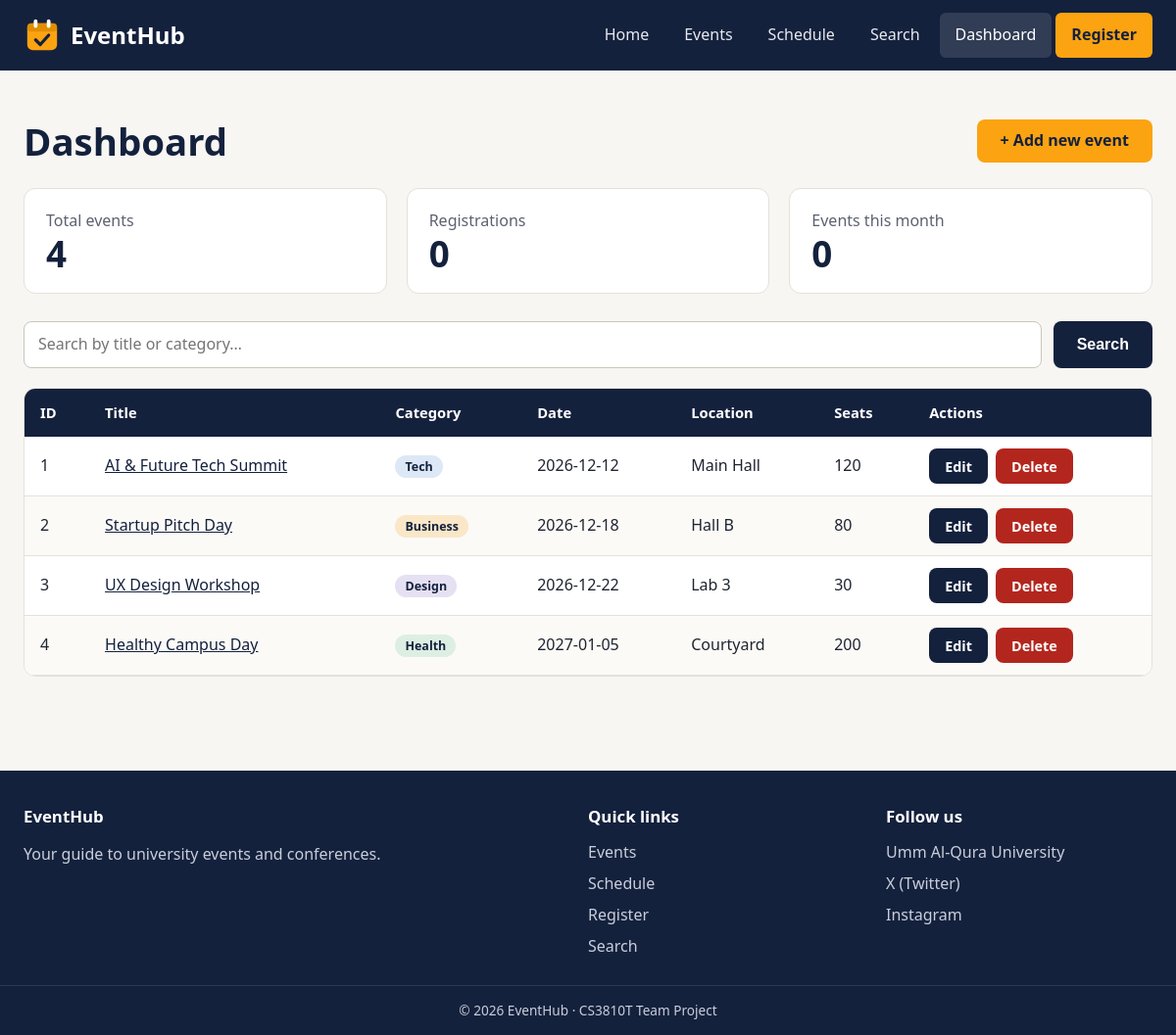
Page /dashboard.php on the committed database.
### tables this page shows
CREATE TABLE events (
  id          INT AUTO_INCREMENT PRIMARY KEY,
  title       VARCHAR(150) NOT NULL,
  description TEXT         NOT NULL,
  category    VARCHAR(50),               
  event_date  DATE,
  start_time  TIME,
  location    VARCHAR(150),
  image       VARCHAR(255),              
  seats       INT
);

### db.php (called while the page is built, shortened)
<?php
function e($text)
{
    return htmlspecialchars((string) $text, ENT_QUOTES, "UTF-8");
}

### dashboard.php (the view, shortened to what this page needs)
<?php
require_once "db.php";
$totalEvents = mysqli_fetch_row(mysqli_query($conn, "SELECT COUNT(*) FROM events"))[0];
$totalRegs   = mysqli_fetch_row(mysqli_query($conn, "SELECT COUNT(*) FROM registrations"))[0];
$thisMonth   = mysqli_fetch_row(mysqli_query($conn,
    "SELECT COUNT(*) FROM events
     WHERE YEAR(event_date) = YEAR(CURDATE()) AND MONTH(event_date) = MONTH(CURDATE())"))[0];
$q = trim($_GET["q"] ?? "");
if ($q !== "") {
    $stmt = mysqli_prepare($conn, "SELECT * FROM events WHERE title LIKE ? OR category LIKE ? ORDER BY id");
    $like = "%" . $q . "%";
    mysqli_stmt_bind_param($stmt, "ss", $like, $like);
    mysqli_stmt_execute($stmt);
    $events = mysqli_stmt_get_result($stmt);
} else {
    $events = mysqli_query($conn, "SELECT * FROM events ORDER BY id");
}
$activePage = "dashboard";
include "includes/header.php";
?>
<section class="section">
    <div class="container">
        <div class="page-head">
            <h1>Dashboard</h1>
            <a href="add_event.php" class="btn">+ Add new event</a>
        </div>
        <div class="stats">
            <div class="stat"><div class="muted">Total events</div><div class="num"><?php echo (int) $totalEvents; ?></div></div>
            <div class="stat"><div class="muted">Registrations</div><div class="num"><?php echo (int) $totalRegs; ?></div></div>
            <div class="stat"><div class="muted">Events this month</div><div class="num"><?php echo (int) $thisMonth; ?></div></div>
        </div>
        <form class="search-bar" method="GET" action="dashboard.php">
            <input type="search" id="dq" name="q" placeholder="Search by title or category…" value="<?php echo e($q); ?>">
            <button type="submit" class="btn btn-dark">Search</button>
        </form>
        <div class="table-box">
            <table class="data-table" id="eventsTable">
                <thead>
                    <tr>
                        <th>ID</th>
                        <th>Title</th>
                        <th>Category</th>
                        <th>Date</th>
                        <th>Location</th>
                        <th>Seats</th>
                        <th>Actions</th>
                    </tr>
                </thead>
                <tbody>
                <?php while ($row = mysqli_fetch_assoc($events)): ?>
                    <tr>
                        <td><?php echo (int) $row["id"]; ?></td>
                        <td><a href="event.php?id=<?php echo (int) $row["id"]; ?>"><?php echo e($row["title"]); ?></a></td>
                        <td><span class="cat cat-<?php echo e(strtolower($row["category"])); ?>"><?php echo e($row["category"]); ?></span></td>
                        <td><?php echo e($row["event_date"]); ?></td>
                        <td><?php echo e($row["location"]); ?></td>
                        <td><?php echo (int) $row["seats"]; ?></td>
                        <td>
                            <div class="actions">
                                <a class="btn btn-dark btn-sm" href="edit_event.php?id=<?php echo (int) $row["id"]; ?>">Edit</a>
                                <a class="btn btn-danger btn-sm js-confirm-delete"
                                   data-title="<?php echo e($row["title"]); ?>"
                                   href="delete_event.php?id=<?php echo (int) $row["id"]; ?>">Delete</a>
                            </div>
                        </td>
                    </tr>
                <?php endwhile; ?>
                </tbody>
            </table>
        </div>
    </div>
</section>
<?php include "includes/footer.php"; ?>

### includes/header.php (shortened to what this page needs)
<?php
$activePage = $activePage ?? "";
function navClass($name, $activePage)
{
    return $name === $activePage ? ' class="active"' : '';
}
?>
<!DOCTYPE html>
<html lang="en">
<head>
    <link rel="stylesheet" href="css/style.css">
</head>
<body>
<header class="site-header">
    <div class="container header-inner">
        <a href="index.php" class="logo">
            <img src="images/logo.svg" alt="EventHub logo" width="38" height="38">
            <span>EventHub</span>
        </a>
        <nav class="main-nav" id="mainNav">
            <a href="index.php"<?php echo navClass("home", $activePage); ?>>Home</a>
            <a href="events.php"<?php echo navClass("events", $activePage); ?>>Events</a>
            <a href="schedule.php"<?php echo navClass("schedule", $activePage); ?>>Schedule</a>
            <a href="search.php"<?php echo navClass("search", $activePage); ?>>Search</a>
            <a href="dashboard.php"<?php echo navClass("dashboard", $activePage); ?>>Dashboard</a>
            <a href="register.php" class="nav-cta<?php echo $activePage === "register" ? " active" : ""; ?>">Register</a>
        </nav>
    </div>
</header>
<main>

### includes/footer.php (shortened to what this page needs)
</main>
<footer class="site-footer">
    <div class="container footer-grid">
        <div>
            <h3>EventHub</h3>
            <p>Your guide to university events and conferences.</p>
        </div>
        <div>
            <h3>Quick links</h3>
            <ul class="footer-links">
                <li><a href="events.php">Events</a></li>
                <li><a href="schedule.php">Schedule</a></li>
                <li><a href="register.php">Register</a></li>
                <li><a href="search.php">Search</a></li>
            </ul>
        </div>
        <div>
            <h3>Follow us</h3>
            <ul class="footer-links">
                <li><a href="https://uqu.edu.sa" target="_blank" rel="noopener">Umm Al-Qura University</a></li>
                <li><a href="https://x.com" target="_blank" rel="noopener">X (Twitter)</a></li>
                <li><a href="https://instagram.com" target="_blank" rel="noopener">Instagram</a></li>
            </ul>
        </div>
    </div>
    <p class="copyright">&copy; 2026 EventHub &middot; CS3810T Team Project</p>
</footer>
</body>
</html>

### css/style.css (style rules this page uses)
:root { --navy: #14213D; --amber: #FCA311; --amber-dark: #E08E00; --bg: #F7F6F2; --text: #1F2430; --grey: #5B6170; --border: #E3E1DA; --white: #FFFFFF; --tech: #DCE8F5; --business: #F9E7C8; --design: #E6E0F3; --health: #DDEFE3; --error: #B3261E; --success: #1E7A46; --radius: 12px; }
* { box-sizing: border-box; }
body { margin: 0; font-family: "Segoe UI", Tahoma, Arial, sans-serif; background: var(--bg); color: var(--text); line-height: 1.6; }
img { max-width: 100%; display: block; }
a { color: var(--navy); }
h1, h2, h3 { color: var(--navy); line-height: 1.25; margin-top: 0; }
h1 { font-size: 2.4rem; }
.container { width: 100%; max-width: 1200px; margin: 0 auto; padding: 0 24px; }
.section { padding: 48px 0; }
.muted { color: var(--grey); }
.site-header { background: var(--navy); position: sticky; top: 0; z-index: 50; }
.header-inner { display: flex; align-items: center; justify-content: space-between; min-height: 72px; gap: 16px; }
.logo { display: flex; align-items: center; gap: 10px; color: var(--white); text-decoration: none; font-size: 1.5rem; font-weight: 700; }
.main-nav { display: flex; align-items: center; gap: 4px; }
.main-nav a { color: #E7E9EF; text-decoration: none; padding: 10px 16px; border-radius: 6px; transition: background-color 0.25s, color 0.25s; }
.main-nav a:hover, .main-nav a.active { background: rgba(255, 255, 255, 0.12); color: var(--white); }
.main-nav a.nav-cta { background: var(--amber); color: var(--navy); font-weight: 700; }
.btn { display: inline-flex; align-items: center; justify-content: center; min-height: 44px; padding: 0 22px; border-radius: 8px; border: 2px solid transparent; background: var(--amber); color: var(--navy); font-weight: 700; font-size: 1rem; text-decoration: none; cursor: pointer; transition: background-color 0.25s, transform 0.25s; }
.btn-dark { background: var(--navy); color: var(--white); }
.btn-danger { background: var(--error); color: var(--white); }
.btn-sm { min-height: 36px; padding: 0 14px; font-size: 0.9rem; }
.cat { align-self: flex-start; font-size: 0.78rem; font-weight: 700; padding: 3px 10px; border-radius: 12px; background: var(--tech); color: var(--navy); }
.cat-tech { background: var(--tech); }
.cat-business { background: var(--business); }
.cat-design { background: var(--design); }
.cat-health { background: var(--health); }
.table-box { overflow-x: auto; border-radius: var(--radius); border: 1px solid var(--border); background: var(--white); }
.data-table { width: 100%; border-collapse: collapse; min-width: 640px; }
.data-table th { background: var(--navy); color: var(--white); text-align: left; padding: 13px 16px; font-size: 0.92rem; }
.data-table td { padding: 12px 16px; border-bottom: 1px solid var(--border); vertical-align: middle; }
.data-table tr:nth-child(even) td { background: #FBFAF7; }
.data-table .actions { display: flex; gap: 8px; }
input[type="text"], input[type="email"], input[type="tel"], input[type="date"], input[type="time"], input[type="number"], input[type="search"], select, textarea { width: 100%; min-height: 46px; padding: 10px 14px; border: 1.5px solid #C9C6BC; border-radius: 8px; font: inherit; background: var(--white); color: var(--text); }
.search-bar { display: flex; flex-wrap: wrap; gap: 12px; margin-bottom: 20px; }
.search-bar input[type="search"] { flex: 1 1 280px; }
.stats { display: grid; grid-template-columns: repeat(3, 1fr); gap: 20px; margin-bottom: 28px; }
.stat { background: var(--white); border: 1px solid var(--border); border-radius: var(--radius); padding: 20px 22px; }
.stat .num { font-size: 2.3rem; font-weight: 700; color: var(--navy); line-height: 1.1; }
.page-head { display: flex; flex-wrap: wrap; justify-content: space-between; align-items: center; gap: 16px; margin-bottom: 24px; }
.page-head h1 { margin: 0; }
.site-footer { background: var(--navy); color: #C9CEDA; margin-top: 48px; }
.footer-grid { display: grid; grid-template-columns: 2fr 1fr 1fr; gap: 32px; padding-top: 36px; padding-bottom: 24px; }
.site-footer h3 { color: var(--white); font-size: 1.05rem; margin-bottom: 10px; }
.footer-links { list-style: none; margin: 0; padding: 0; }
.footer-links a { color: #C9CEDA; text-decoration: none; line-height: 2; }
.copyright { border-top: 1px solid #2D3A5A; text-align: center; padding: 14px; margin: 0; font-size: 0.85rem; }

### rows in the picture
events: id "1", title "AI & Future Tech Summit", category "Tech", event_date "2026-12-12", location "Main Hall", seats "120"
events: id "2", title "Startup Pitch Day", category "Business", event_date "2026-12-18", location "Hall B", seats "80"
events: id "3", title "UX Design Workshop", category "Design", event_date "2026-12-22", location "Lab 3", seats "30"
events: id "4", title "Healthy Campus Day", category "Health", event_date "2027-01-05", location "Courtyard", seats "200"

### other values in the picture
$totalEvents "4"
$totalRegs "0"
$thisMonth "0"
